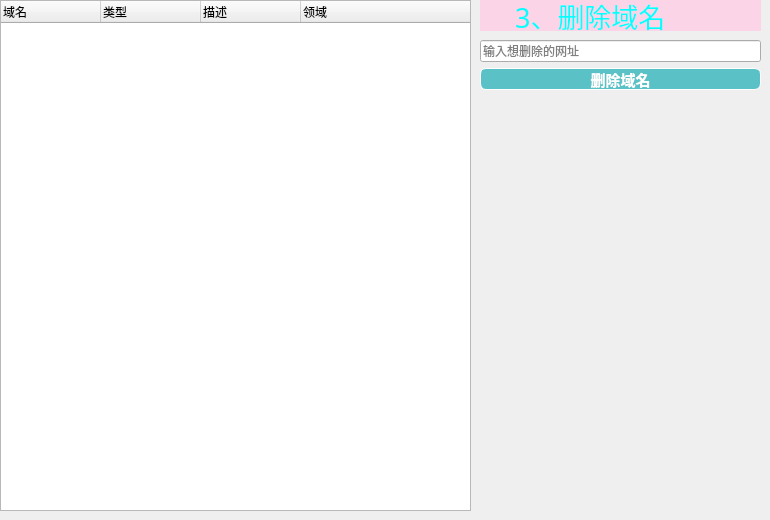
    <widget class="QWidget" name="page_2">
     <widget class="QTreeWidget" name="treeWidget_3">
      <property name="geometry">
       <rect>
        <x>0</x>
        <y>0</y>
        <width>471</width>
        <height>511</height>
       </rect>
      </property>
      <column>
       <property name="text">
        <string>域名</string>
       </property>
      </column>
      <column>
       <property name="text">
        <string>类型</string>
       </property>
      </column>
      <column>
       <property name="text">
        <string>描述</string>
       </property>
      </column>
      <column>
       <property name="text">
        <string>领域</string>
       </property>
      </column>
     </widget>
     <widget class="QLabel" name="label_4">
      <property name="geometry">
       <rect>
        <x>480</x>
        <y>0</y>
        <width>281</width>
        <height>31</height>
       </rect>
      </property>
      <property name="font">
       <font>
        <family>Microsoft New Tai Lue</family>
        <pointsize>20</pointsize>
        <italic>false</italic>
        <bold>false</bold>
       </font>
      </property>
      <property name="styleSheet">
       <string notr="true">color: qlineargradient(spread:pad, x1:0, y1:0, x2:1, y2:0, stop:0 rgba(0, 0, 0, 255), stop:1 rgba(255, 255, 255, 255));
color: rgba(0, 255, 255, 250);
background-color: rgb(251, 212, 231);
font: 20pt &quot;Microsoft New Tai Lue&quot;;</string>
      </property>
      <property name="text">
       <string>     3、删除域名</string>
      </property>
     </widget>
     <widget class="QWidget" name="layoutWidget">
      <property name="geometry">
       <rect>
        <x>480</x>
        <y>40</y>
        <width>281</width>
        <height>50</height>
       </rect>
      </property>
      <layout class="QVBoxLayout" name="verticalLayout">
       <item>
        <widget class="QLineEdit" name="lineEdit_4">
         <property name="placeholderText">
          <string>输入想删除的网址</string>
         </property>
        </widget>
       </item>
       <item>
        <widget class="QPushButton" name="PB_delete">
         <property name="styleSheet">
          <string notr="true">QPushButton {
	border: 0.5px solid white;
	border-radius: 6px;
	background-color: rgb(90, 194, 198);
	min-width: 80px;
	font-family: &quot;Times New Roman&quot;;
	font-size: 11pt;
	font-weight: bold;
	color: white;
}

QPushButton:hover {
	border: 0.5px solid white;
	border-radius: 6px;
	background-color: #1fab89;
	min-width: 80px;
	font-family: &quot;Times New Roman&quot;;
	font-size: 10pt;
	font-weight: bold;
	color: white;
}</string>
         </property>
         <property name="text">
          <string>删除域名</string>
         </property>
        </widget>
       </item>
      </layout>
     </widget>
    </widget>
